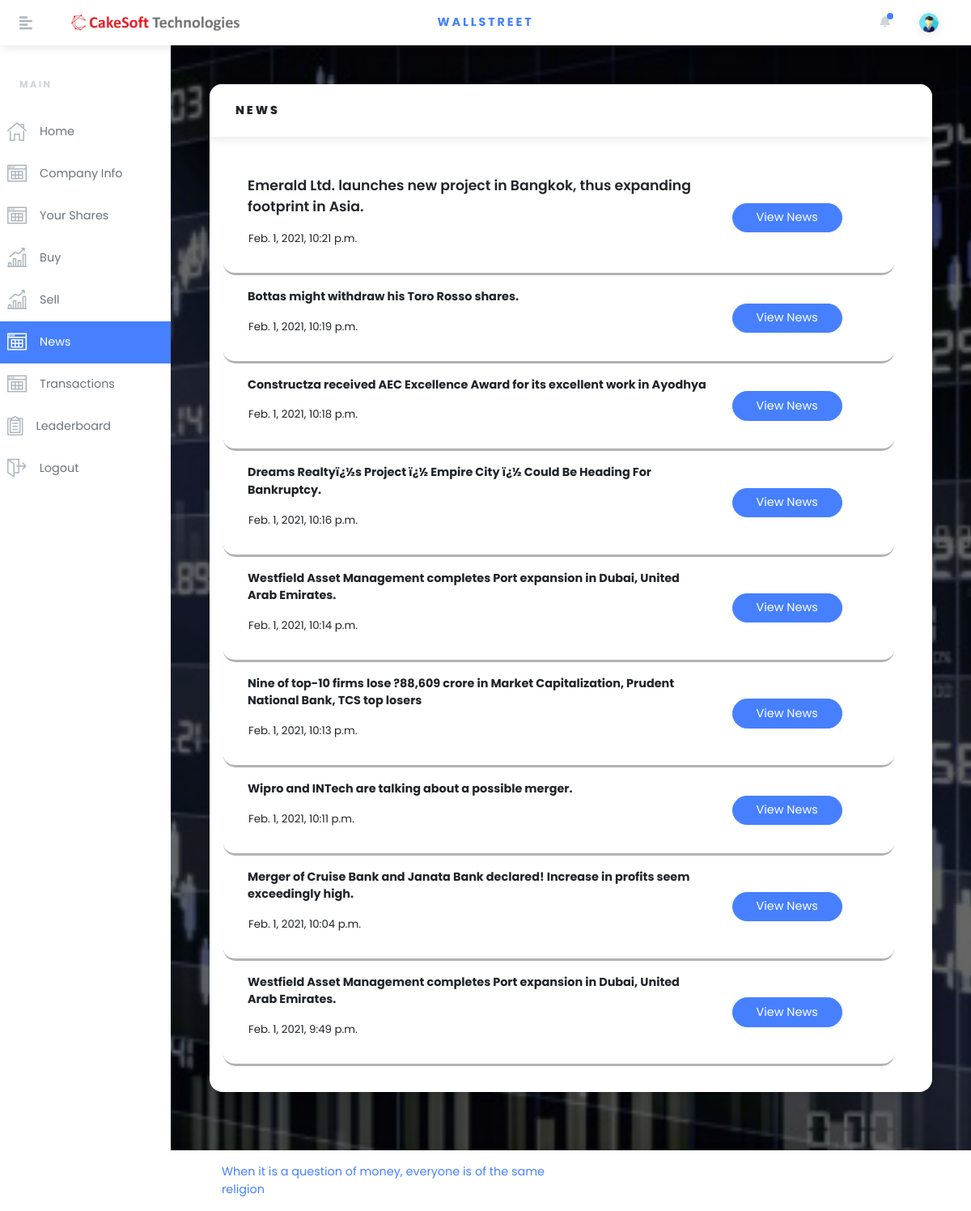
The page /news/ (signed in) on the database as committed earlier.
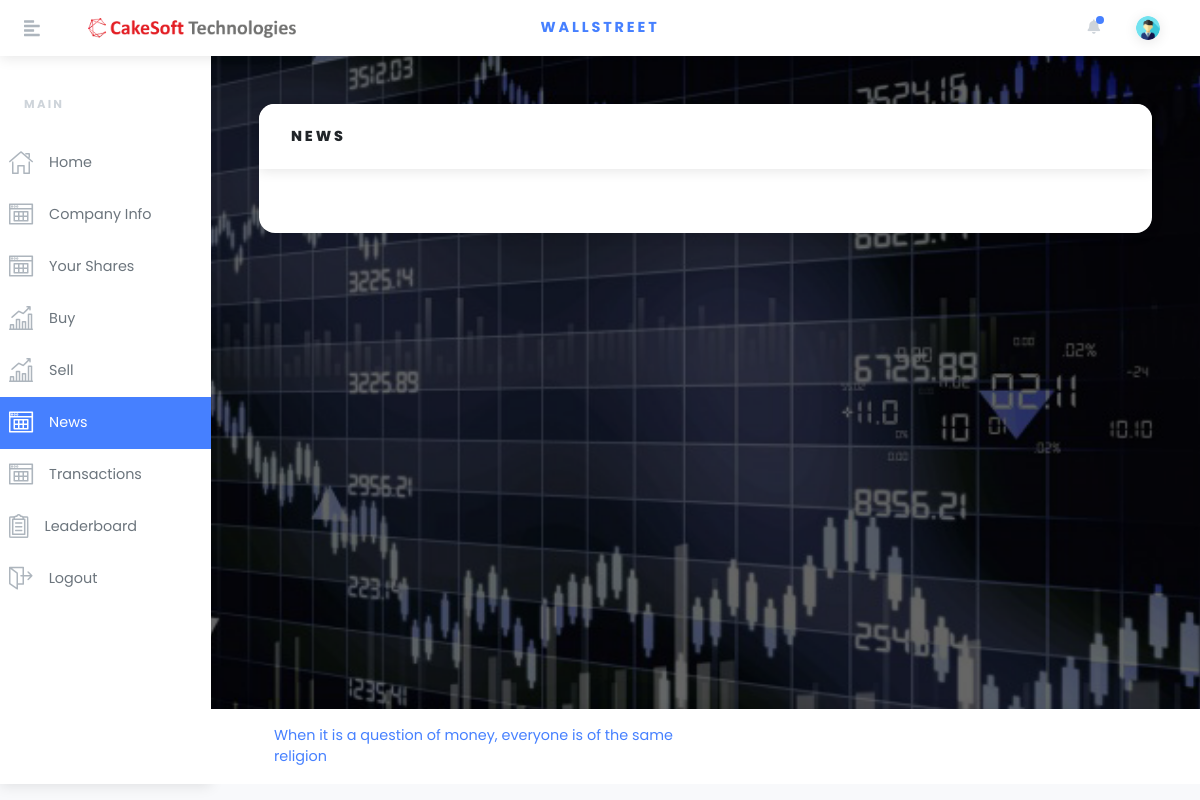
The same page on the database as committed later.
### bazaar/models.py (models this page shows, shortened)
class News(models.Model):
    title = models.CharField(max_length=50)
    description = models.CharField(max_length=200)
    time = models.DateTimeField(default=datetime.now)

### bazaar/views.py (the view)
# urls.py: path('news/', views.NewsView.as_view(), name='news'),
class NewsView(View):
    template = 'bazaar/news.html'
    def get(self, request):
        profile = Profile.objects.filter(user=User.objects.get(
            username=request.user.username)).first()
        sensex = Global.objects.filter(pk=1).first().sensex
        news = News.objects.all()
        context = {"profile": profile, "sensex": sensex, "news": news[::-1]}
        return render(request, self.template, context)

### bazaar/templates/bazaar/news.html (shortened to what the changed rows need)
{% load static %}
<!DOCTYPE html>
<html>
  <head>
    <link
      rel="stylesheet"
      href="{% static 'bazaar/vendor/bootstrap/css/bootstrap.min.css'%}"
    />
    <link
      rel="stylesheet"
      href="https://use.fontawesome.com/releases/v5.3.1/css/all.css"
    />
    <link rel="stylesheet" href="{% static 'bazaar/css/orionicons.css'%}" />
    <link
      rel="stylesheet"
      href="{% static 'bazaar/css/style.default.css'%}"
      id="theme-stylesheet"
    />
    <link rel="stylesheet" href="{% static 'bazaar/css/custom.css'%}" />
  </head>
  <body onload="start()">
    <div class="d-flex align-items-stretch">
      <div class="page-holder w-100 d-flex flex-wrap">
        <div class="container-fluid px-xl-5">
          <section class="py-5">
            <div class="row">
              <div class="col-lg-12 mb-4">
                <div class="card">
                  <div class="card-body">
                    {% for n in news %}
                    <div
                      class="row d-flex justify-content-around align-items-center p-3"
                      style="
                        width: 100%;
                        border-bottom: 3px solid rgba(0, 0, 0, 0.3);
                        border-radius: 15px;
                      "
                    >
                      <div class="col-lg-9">
                        <div class="form-group">
                          <div class="input-group-append">
                            {% if n == news.0 %}
                            <big type="text" style="font-weight: 600"
                              >{{ n.title }}</big
                            >
                            {% else %}
                            <strong type="text" style="..."
                              >{{ n.title }}</strong
                            >
                            {% endif %}
                          </div>
                        </div>
                        <p style="text-align: left; font-size: 10pt">
                          {{ n.time }}
                        </p>
                      </div>
                      <div class="col-lg-3">
                        <button
                          type="button"
                          id="{{ n.pk }}"
                          data-toggle="modal"
                          data-target="#myModal{{ n.pk }}"
                          class="btn btn-primary ml-auto"
                        >
                          View News
                        </button>
                      </div>
                    </div>
                    {% endfor %}
                  </div>
                </div>
              </div>
            </div>
          </section>
        </div>
      </div>
    </div>
  </body>
</html>

Rows that differ between the two databases and show on the page:
removed News: title "Emerald Ltd. launches new project in Bangkok, thus expanding footprint in Asia.", time "Feb. 1, 2021, 10:21 p.m."
removed News: title "Bottas might withdraw his Toro Rosso shares.", time "Feb. 1, 2021, 10:19 p.m."
removed News: title "Constructza received AEC Excellence Award for its excellent work in Ayodhya", time "Feb. 1, 2021, 10:18 p.m."
removed News: title "Dreams Realtyï¿½s Project ï¿½ Empire City ï¿½ Could Be Heading For Bankruptcy.", time "Feb. 1, 2021, 10:16 p.m."
removed News: title "Westfield Asset Management completes Port expansion in Dubai, United Arab Emirates.", time "Feb. 1, 2021, 10:14 p.m."
removed News: title "Nine of top-10 firms lose ?88,609 crore in Market Capitalization, Prudent National Bank, TCS top losers", time "Feb. 1, 2021, 10:13 p.m."
removed News: title "Wipro and INTech are talking about a possible merger.", time "Feb. 1, 2021, 10:11 p.m."
removed News: title "Merger of Cruise Bank and Janata Bank declared! Increase in profits seem exceedingly high.", time "Feb. 1, 2021, 10:04 p.m."
removed News: title "Westfield Asset Management completes Port expansion in Dubai, United Arab Emirates.", time "Feb. 1, 2021, 9:49 p.m."
